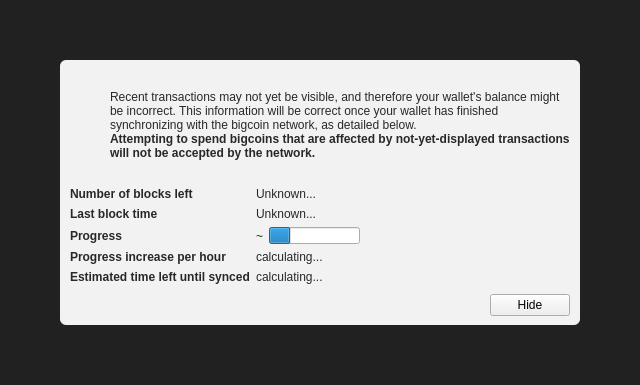
<?xml version="1.0" encoding="UTF-8"?>
<ui version="4.0">
 <class>ModalOverlay</class>
 <widget class="ModalOverlay" name="ModalOverlay">
  <property name="geometry">
   <rect>
    <x>0</x>
    <y>0</y>
    <width>640</width>
    <height>385</height>
   </rect>
  </property>
  <property name="windowTitle">
   <string>Form</string>
  </property>
  <layout class="QVBoxLayout" name="verticalLayout" stretch="0">
   <property name="sizeConstraint">
    <enum>QLayout::SetDefaultConstraint</enum>
   </property>
   <property name="leftMargin">
    <number>0</number>
   </property>
   <property name="topMargin">
    <number>0</number>
   </property>
   <property name="rightMargin">
    <number>0</number>
   </property>
   <property name="bottomMargin">
    <number>0</number>
   </property>
   <item>
    <widget class="QWidget" name="bgWidget" native="true">
     <property name="styleSheet">
      <string notr="true">#bgWidget { background: rgba(0,0,0,220); }</string>
     </property>
     <layout class="QVBoxLayout" name="verticalLayoutMain" stretch="1">
      <property name="leftMargin">
       <number>60</number>
      </property>
      <property name="topMargin">
       <number>60</number>
      </property>
      <property name="rightMargin">
       <number>60</number>
      </property>
      <property name="bottomMargin">
       <number>60</number>
      </property>
      <item>
       <widget class="QWidget" name="contentWidget" native="true">
        <property name="styleSheet">
         <string notr="true">#contentWidget { background: rgba(255,255,255,240); border-radius: 6px; }

QLabel { color: rgb(40,40,40);  }</string>
        </property>
        <layout class="QVBoxLayout" name="verticalLayoutSub" stretch="1,0,0,0">
         <property name="spacing">
          <number>0</number>
         </property>
         <property name="leftMargin">
          <number>10</number>
         </property>
         <property name="topMargin">
          <number>10</number>
         </property>
         <property name="rightMargin">
          <number>10</number>
         </property>
         <property name="bottomMargin">
          <number>10</number>
         </property>
         <item>
          <layout class="QHBoxLayout" name="horizontalLayoutIconText" stretch="0,1">
           <property name="topMargin">
            <number>20</number>
           </property>
           <item>
            <layout class="QVBoxLayout" name="verticalLayoutIcon">
             <property name="leftMargin">
              <number>0</number>
             </property>
             <item>
              <widget class="QPushButton" name="warningIcon">
               <property name="enabled">
                <bool>false</bool>
               </property>
               <property name="text">
                <string/>
               </property>
               <property name="icon">
                <iconset>
                 <normaloff>:/icons/warning</normaloff>
                 <disabledoff>:/icons/warning</disabledoff>:/icons/warning</iconset>
               </property>
               <property name="iconSize">
                <size>
                 <width>48</width>
                 <height>48</height>
                </size>
               </property>
               <property name="flat">
                <bool>true</bool>
               </property>
              </widget>
             </item>
             <item>
              <spacer name="verticalSpacerWarningIcon">
               <property name="orientation">
                <enum>Qt::Vertical</enum>
               </property>
               <property name="sizeHint" stdset="0">
                <size>
                 <width>20</width>
                 <height>40</height>
                </size>
               </property>
              </spacer>
             </item>
            </layout>
           </item>
           <item>
            <layout class="QVBoxLayout" name="verticalLayoutInfoText">
             <property name="leftMargin">
              <number>0</number>
             </property>
             <property name="topMargin">
              <number>0</number>
             </property>
             <item>
              <widget class="QLabel" name="infoText">
               <property name="text">
                <string>Recent transactions may not yet be visible, and therefore your wallet's balance might be incorrect. This information will be correct once your wallet has finished synchronizing with the bigcoin network, as detailed below.</string>
               </property>
               <property name="textFormat">
                <enum>Qt::RichText</enum>
               </property>
               <property name="wordWrap">
                <bool>true</bool>
               </property>
              </widget>
             </item>
             <item>
              <widget class="QLabel" name="infoTextStrong">
               <property name="font">
                <font>
                 <weight>75</weight>
                 <bold>true</bold>
                </font>
               </property>
               <property name="text">
                <string>Attempting to spend bigcoins that are affected by not-yet-displayed transactions will not be accepted by the network.</string>
               </property>
               <property name="textFormat">
                <enum>Qt::RichText</enum>
               </property>
               <property name="wordWrap">
                <bool>true</bool>
               </property>
              </widget>
             </item>
             <item>
              <spacer name="verticalSpacerInTextSpace">
               <property name="orientation">
                <enum>Qt::Vertical</enum>
               </property>
               <property name="sizeHint" stdset="0">
                <size>
                 <width>20</width>
                 <height>40</height>
                </size>
               </property>
              </spacer>
             </item>
            </layout>
           </item>
          </layout>
         </item>
         <item>
          <spacer name="verticalSpacerAfterText">
           <property name="orientation">
            <enum>Qt::Vertical</enum>
           </property>
           <property name="sizeHint" stdset="0">
            <size>
             <width>20</width>
             <height>40</height>
            </size>
           </property>
          </spacer>
         </item>
         <item>
          <layout class="QFormLayout" name="formLayout">
           <property name="fieldGrowthPolicy">
            <enum>QFormLayout::FieldsStayAtSizeHint</enum>
           </property>
           <property name="horizontalSpacing">
            <number>6</number>
           </property>
           <property name="verticalSpacing">
            <number>6</number>
           </property>
           <property name="topMargin">
            <number>10</number>
           </property>
           <item row="0" column="0">
            <widget class="QLabel" name="labelNumberOfBlocksLeft">
             <property name="font">
              <font>
               <weight>75</weight>
               <bold>true</bold>
              </font>
             </property>
             <property name="text">
              <string>Number of blocks left</string>
             </property>
            </widget>
           </item>
           <item row="0" column="1">
            <widget class="QLabel" name="numberOfBlocksLeft">
             <property name="text">
              <string>Unknown...</string>
             </property>
            </widget>
           </item>
           <item row="1" column="0">
            <widget class="QLabel" name="labelLastBlockTime">
             <property name="font">
              <font>
               <weight>75</weight>
               <bold>true</bold>
              </font>
             </property>
             <property name="text">
              <string>Last block time</string>
             </property>
            </widget>
           </item>
           <item row="1" column="1">
            <widget class="QLabel" name="newestBlockDate">
             <property name="sizePolicy">
              <sizepolicy hsizetype="Maximum" vsizetype="Preferred">
               <horstretch>0</horstretch>
               <verstretch>0</verstretch>
              </sizepolicy>
             </property>
             <property name="text">
              <string>Unknown...</string>
             </property>
            </widget>
           </item>
           <item row="2" column="0">
            <widget class="QLabel" name="labelSyncDone">
             <property name="font">
              <font>
               <weight>75</weight>
               <bold>true</bold>
              </font>
             </property>
             <property name="text">
              <string>Progress</string>
             </property>
            </widget>
           </item>
           <item row="2" column="1">
            <layout class="QHBoxLayout" name="horizontalLayoutSync" stretch="0,1">
             <item>
              <widget class="QLabel" name="percentageProgress">
               <property name="text">
                <string notr="true">~</string>
               </property>
              </widget>
             </item>
             <item>
              <widget class="QProgressBar" name="progressBar">
               <property name="value">
                <number>24</number>
               </property>
               <property name="format">
                <string/>
               </property>
              </widget>
             </item>
            </layout>
           </item>
           <item row="4" column="0">
            <widget class="QLabel" name="labelProgressIncrease">
             <property name="font">
              <font>
               <weight>75</weight>
               <bold>true</bold>
              </font>
             </property>
             <property name="text">
              <string>Progress increase per hour</string>
             </property>
            </widget>
           </item>
           <item row="4" column="1">
            <widget class="QLabel" name="progressIncreasePerH">
             <property name="text">
              <string>calculating...</string>
             </property>
            </widget>
           </item>
           <item row="5" column="0">
            <widget class="QLabel" name="labelEstimatedTimeLeft">
             <property name="font">
              <font>
               <weight>75</weight>
               <bold>true</bold>
              </font>
             </property>
             <property name="text">
              <string>Estimated time left until synced</string>
             </property>
            </widget>
           </item>
           <item row="5" column="1">
            <widget class="QLabel" name="expectedTimeLeft">
             <property name="text">
              <string>calculating...</string>
             </property>
            </widget>
           </item>
          </layout>
         </item>
         <item>
          <layout class="QHBoxLayout" name="horizontalLayoutButtons">
           <property name="leftMargin">
            <number>10</number>
           </property>
           <property name="topMargin">
            <number>10</number>
           </property>
           <item>
            <spacer name="horizontalSpacer">
             <property name="orientation">
              <enum>Qt::Horizontal</enum>
             </property>
             <property name="sizeHint" stdset="0">
              <size>
               <width>40</width>
               <height>20</height>
              </size>
             </property>
            </spacer>
           </item>
           <item>
            <widget class="QPushButton" name="closeButton">
             <property name="text">
              <string>Hide</string>
             </property>
            </widget>
           </item>
          </layout>
         </item>
        </layout>
       </widget>
      </item>
     </layout>
    </widget>
   </item>
  </layout>
 </widget>
 <customwidgets>
  <customwidget>
   <class>ModalOverlay</class>
   <extends>QWidget</extends>
   <header>modaloverlay.h</header>
   <container>1</container>
  </customwidget>
 </customwidgets>
 <resources/>
 <connections/>
</ui>
